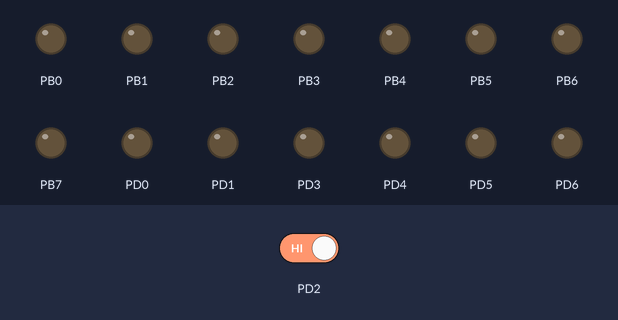
Recording of a program running on a simulated ATmega328P, built with avr-gcc and emulated at 16 MHz. On the bench: output pins drawn as LEDs (lit = HIGH). The test bench sets the inputs (shaded band); at power-on: PD2 HIGH.

Above: at 0.1 s.
At 7.9 s:
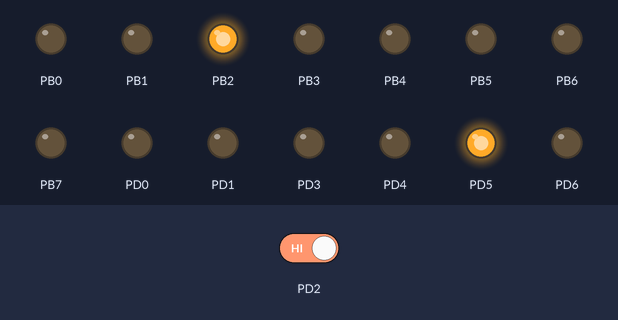
8.0 s: PD2 driven HIGH
At 10.0 s:
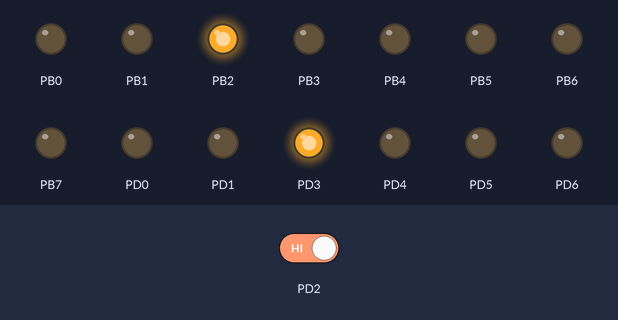
Timing chart, 0 to 29.5 s (numbered marks = the images above; inputs shaded):
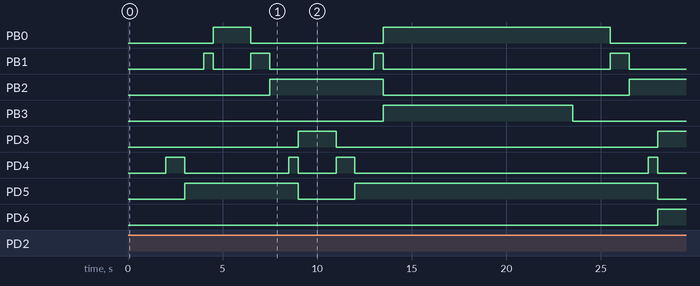

The program:

main.c
```c
/*
 * trafficLight.c
 *
 * Created: 03-11-2022 22:33:02
 * Authors : Anders, Daniel & Oliver
 */


#define F_CPU 16000000UL
#include <avr/io.h>
#include <avr/power.h>
#include <util/delay.h>
#include <stdbool.h>  // Add boolean data type

// Globals
#define GREENTIME 10 * 1000 // How many miliseconds can the light stay green?
#define pedDelay 2 * 1000 // How much earlier do the pedestrian lights turn off, than the car lights?
#define carDelay GREENTIME * 0.1  // How long are all traffic lights red, when changing from one side to another?

bool currentlyNorthbound = false;  // Is the traffic currently northbound?

char trafficLights[2][4] = {
  // Red, Yellow, Green, Pedestrian
	{0b00100000, 0b00010000, 0b00001000, 0b01000000},  // Port D, E/W
	{0b00000100, 0b00000010, 0b00000001, 0b00001000}  // Port B, N/S
};


void setTrafficLight(bool northbound, bool toGreen){
  // Sets the normal traffic lights to green, if toGreen is true, and red if toGreen is false
  // Uses the eastbound traffic lights if northbound is false, and northbound if northbound is true
  if (northbound){
    if (toGreen){
      PORTB |= trafficLights[1][1];  // Yellow on
      _delay_ms(GREENTIME * 0.05);
      PORTB &= ~trafficLights[1][0];  // Red off
      PORTB &= ~trafficLights[1][1];  // Yellow off
      PORTB |= trafficLights[1][2];  // Green on
    }
    else{
      PORTB &= ~trafficLights[1][2];  // Green off
      PORTB |= trafficLights[1][1];  // Yellow on
      _delay_ms(GREENTIME * 0.1);
      PORTB &= ~trafficLights[1][1];  // Yellow off
      PORTB |= trafficLights[1][0];  // Red on
    }
  }
  else{
    if (toGreen){
      PORTD |= trafficLights[0][1];  // Yellow on
      _delay_ms(GREENTIME * 0.05);
      PORTD &= ~trafficLights[0][0];  // Red off
      PORTD &= ~trafficLights[0][1]; // Yellow off
      PORTD |= trafficLights[0][2];  // Green on
    }
    else{
      PORTD &= ~trafficLights[0][2];  // Green off
      PORTD |= trafficLights[0][1];  // Yellow on
      _delay_ms(GREENTIME * 0.1);
      PORTD &= ~trafficLights[0][1];  // Yellow off
      PORTD |= trafficLights[0][0];  // Red on
    }
  }
}


void setPedLight(bool northbound, bool toGreen){
  // Sets the pedestrian light to green, if toGreen is true, and red if toGreen is false
  // Uses the eastbound pedestrian light if northbound is false, and northbound if northbound is true
  if (northbound){
    if (toGreen){
      PORTB |= trafficLights[1][3];  // Turn light green in northbound direction
    }
    else{
      PORTB &= ~trafficLights[1][3];  // Turn light red in northbound direction
    }
  }
  else{
    if (toGreen){
      PORTD |= trafficLights[0][3];  // Turn light green in eastbound direction
    }
    else{
      PORTD &= ~trafficLights[0][3];  // Turn light red in eastbound direction
    }
  }
}


void setTrafficDir(bool northbound){
  // Sets all traffic lights to go northbound if northbound is true, or eastbound if northbound is false
  if (northbound == currentlyNorthbound){  // If direction is same as now, do nothing
    return;
  }
  setPedLight(!northbound, false);  // Give crossing pedestrians red
  _delay_ms(pedDelay);  // Wait
  setTrafficLight(!northbound, false);  // Give crossing cars red
  _delay_ms(carDelay);  // Wait
  setTrafficLight(northbound, true);  // Give cars going this way green
  setPedLight(northbound, true);  // Give pedestrians going this way green
  currentlyNorthbound = northbound;  // Update currentlyNorthbound
}


int main(void)
{
  // Set the data direction registers of both ports
  DDRB = 0xFF;
  DDRD = 0b11111011;

  // Set the initial traffic direction
  setTrafficDir(true);
  setTrafficDir(false);

  while (1){
    if (!(PIND & 0b00000100)){  // Check for incoming traffic
      continue;  // If there is no traffic, check again
    }
    setTrafficDir(!currentlyNorthbound);  // Toggle lights
    _delay_ms(GREENTIME);  // Wait
    setTrafficDir(!currentlyNorthbound);  // Toggle lights back
    _delay_ms(GREENTIME);  // Set a delay, so a lot of traffic doesn't block a direction
  }
}
```
